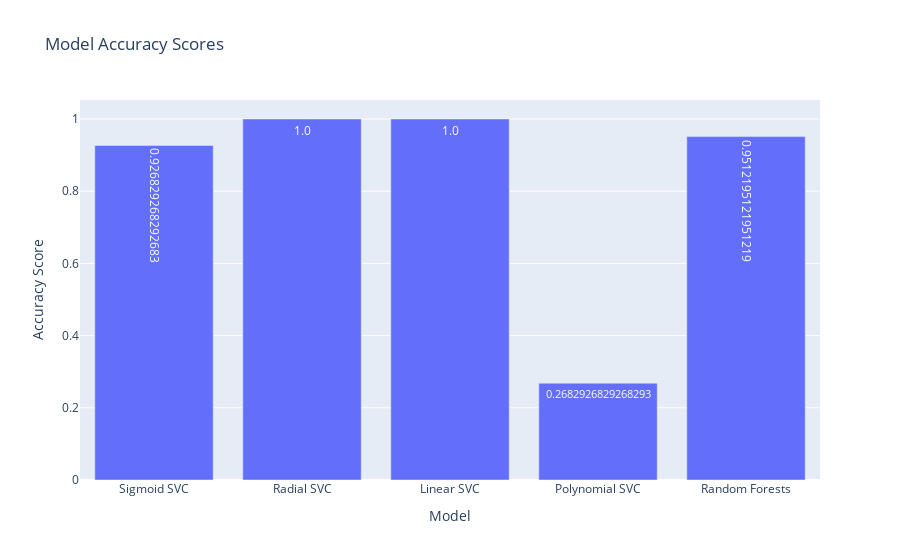

The cell this chart's notebook holds for it:
### Markdown cell above
## Plot Accuracy

### Code cell
fig = go.Figure() 
model_names = ['Sigmoid SVC', 'Radial SVC', 'Linear SVC', 'Polynomial SVC',
 'Random Forests']

model_accuracy = [sigmoid_score, rbf_score, lin_score, poly_score, random_score]

fig.add_trace(go.Bar(x = model_names, 
                    y = model_accuracy, 
                    text = model_accuracy, 
                    textposition = 'auto'))
fig.update_layout(title = 'Model Accuracy Scores')

fig.update_yaxes(title_text = 'Accuracy Score') 
fig.update_xaxes(title_text = "Model")
fig.show()

### Figure 1 — Plotly figure (JSON) as saved in the notebook; plotly's stock layout.template omitted (floating-point values rounded to 4 significant figures)
{"data": [{"text": ["0.926829268292683", "1.0", "1.0", "0.2682926829268293", "0.9512195121951219"], "textposition": "auto", "type": "bar", "x": ["Sigmoid SVC", "Radial SVC", "Linear SVC", "Polynomial SVC", "Random Forests"], "y": [0.9268, 1, 1, 0.2683, 0.9512]}], "layout": {"title": {"text": "Model Accuracy Scores"}, "xaxis": {"title": {"text": "Model"}}, "yaxis": {"title": {"text": "Accuracy Score"}}}}
